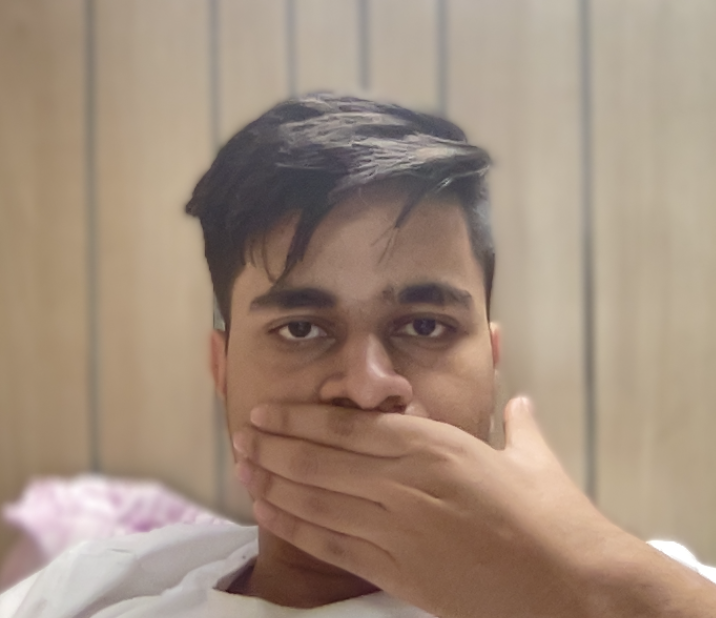
#> input picture Face Recognition Model 1/TestImages/test4.jpg, 716 x 618 px, given as the content of the folder trainingImages, which was not available
$ jupyter execute --allow-errors 'Face Recognition Assignment Final.ipynb'   (shell and % lines are left out)
#> lines starting #> are read from the running program, lines starting #| are printed output that depends on the picture; pictures that were not available may be replaced by others from this repository, and a replacement may not be noted
### Face Recognition Model 1/faceRecognition.py
import cv2
import os
import numpy as np

#This module contains all common functions that are called in tester.py file


#Given an image below function returns rectangle for face detected alongwith gray scale image
def faceDetection(test_img):
    gray_img=cv2.cvtColor(test_img,cv2.COLOR_BGR2GRAY)#convert color image to grayscale
    face_haar_cascade=cv2.CascadeClassifier('HaarCascade/haarcascade_frontalface_default.xml')#Load haar classifier
    faces=face_haar_cascade.detectMultiScale(gray_img,scaleFactor=1.32,minNeighbors=5)#detectMultiScale returns rectangles

    return faces,gray_img

#Given a directory below function returns part of gray_img which is face alongwith its label/ID
def labels_for_training_data(directory):
#> called with directory = 'trainingImages'
    faces=[]
    faceID=[]

    for path,subdirnames,filenames in os.walk(directory):
        for filename in filenames:
            if filename.startswith("."):
                print("Skipping system file")#Skipping files that startwith .
                continue

            id=os.path.basename(path)#fetching subdirectory names
            img_path=os.path.join(path,filename)#fetching image path
            print("img_path:",img_path)
            print("id:",id)
            test_img=cv2.imread(img_path)#loading each image one by one
#> test_img is the input picture: shape (618, 716, 3); mean B, G, R 125.6, 142.4, 162.7
            if test_img is None:
                print("Image not loaded properly")
                continue
            faces_rect,gray_img=faceDetection(test_img)#Calling faceDetection function to return faces detected in particular image
#> in faceDetection, `gray_img=cv2.cvtColor(test_img,cv2.COLOR_BGR2GRAY)#convert color image..`:
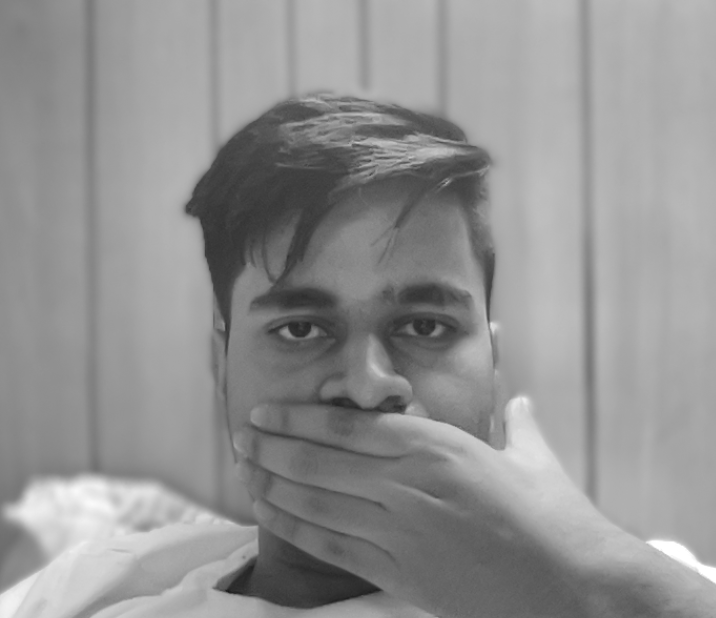
#> gray_img: shape (618, 716); min 22, max 255, mean 146.6
#> in faceDetection, `faces=face_haar_cascade.detectMultiScale(gray_img,scaleFactor=1.32,min..`: faces = [[191, 191, 333, 333]]
#> faces_rect = [[191, 191, 333, 333]]
            if len(faces_rect)!=1:
               continue #Since we are assuming only single person images are being fed to classifier
            (x,y,w,h)=faces_rect[0]
#> x = 191; y = 191; w = 333; h = 333
            roi_gray=gray_img[y:y+w,x:x+h]#cropping region of interest i.e. face area from grayscale image
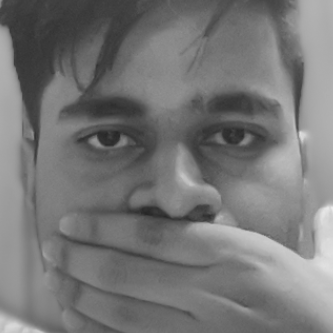
#> roi_gray: shape (333, 333); min 38, max 236, mean 118.1
            faces.append(roi_gray)
            faceID.append(int(id))
    return faces,faceID


#Below function trains haar classifier and takes faces,faceID returned by previous function as its arguments
# [4 lines left out: function train_classifier, not called in this run]

#Below function draws bounding boxes around detected face in image
def draw_rect(test_img,face):
    (x,y,w,h)=face
    cv2.rectangle(test_img,(x,y),(x+w,y+h),(255,0,0),thickness=5)

#Below function writes name of person for detected label
def put_text(test_img,text,x,y):
    cv2.putText(test_img,text,(x,y),cv2.FONT_HERSHEY_DUPLEX,2,(255,0,0),4)

### Face Recognition Model 1/Face Recognition Assignment Final.ipynb
[cell 1]
from sklearn.metrics import confusion_matrix
from sklearn.metrics import accuracy_score
import cv2
import os
import numpy as np
from scipy import rand
import faceRecognition as fr

pred = []
# Comment belows lines when running this program second time.Since it saves training.yml file in directory
#> (the rest of this cell did not finish here and is left out)

$ run again, on Face Recognition Model 1/TestImages/test5.jpg
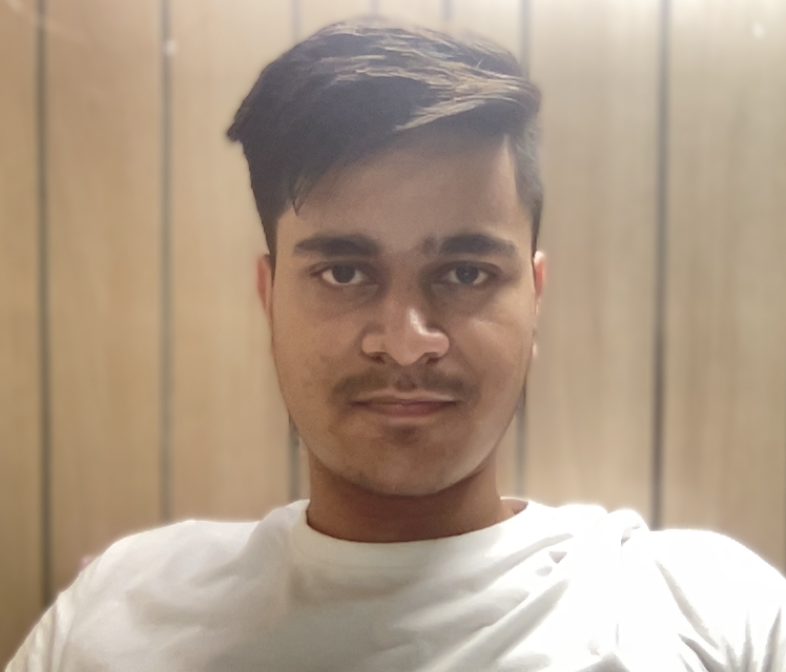
#> input picture Face Recognition Model 1/TestImages/test5.jpg, 786 x 672 px, given as the content of the folder trainingImages, which was not available
#> in labels_for_training_data, test_img is the input picture: shape (672, 786, 3); mean B, G, R 137.7, 157.2, 176.8
#> in faceDetection, `gray_img=cv2.cvtColor(test_img,cv2.COLOR_BGR2GRAY)#convert color image..`:
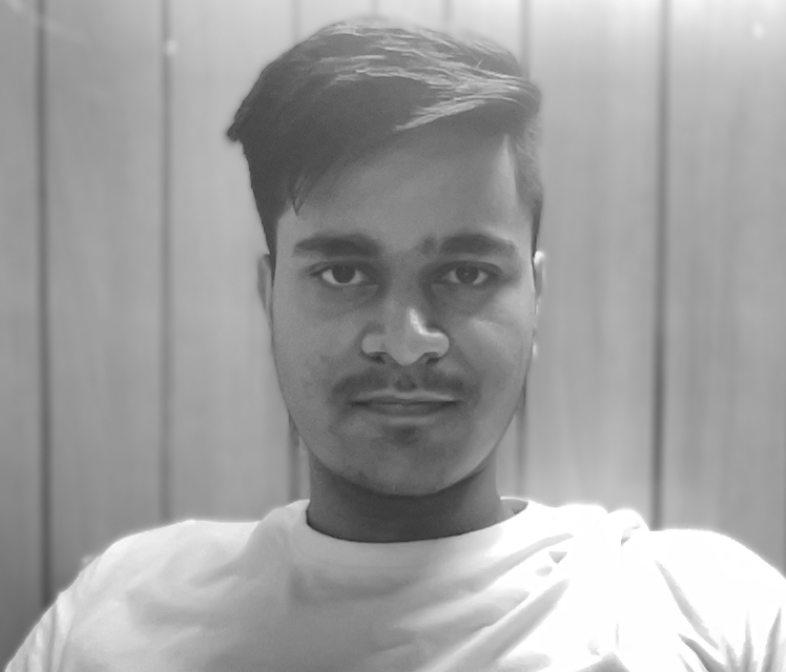
#> gray_img: shape (672, 786); min 46, max 255, mean 160.8
#> faces = [[232, 149, 338, 338]]
#> x = 232; y = 149; w = 338
#> in labels_for_training_data, `roi_gray=gray_img[y:y+w,x:x+h]#cropping region of interest i.e. face a..`:
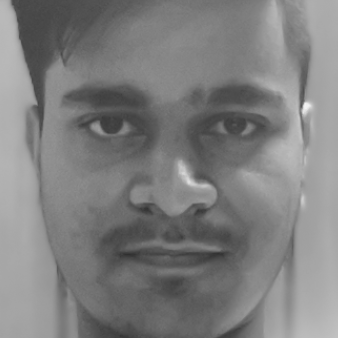
#> roi_gray: shape (338, 338); min 47, max 243, mean 126.4

$ run again, on Face Recognition Model 1/TestImages/test6.jpg
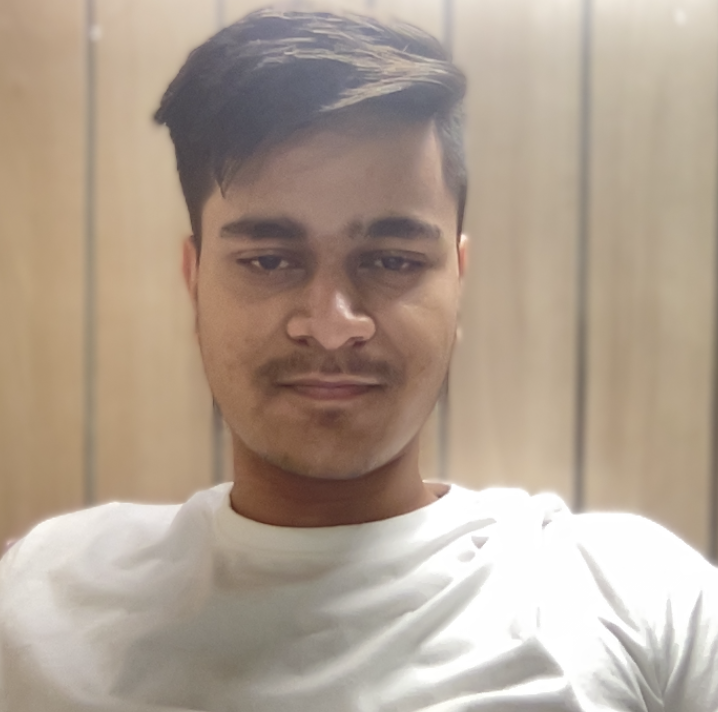
#> input picture Face Recognition Model 1/TestImages/test6.jpg, 718 x 712 px, given as the content of the folder trainingImages, which was not available
#> in labels_for_training_data, test_img is the input picture: shape (712, 718, 3); mean B, G, R 145.2, 160.3, 176.2
#> in faceDetection, `gray_img=cv2.cvtColor(test_img,cv2.COLOR_BGR2GRAY)#convert color image..`:
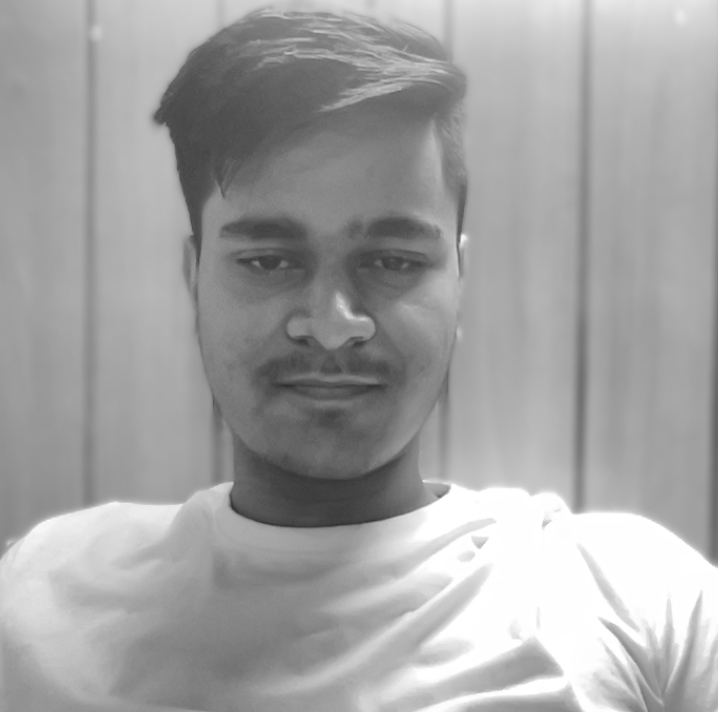
#> gray_img: shape (712, 718); min 45, max 255, mean 163.3
#> faces = [[157, 138, 337, 337]]
#> x = 157; y = 138; w = 337
#> in labels_for_training_data, `roi_gray=gray_img[y:y+w,x:x+h]#cropping region of interest i.e. face a..`:
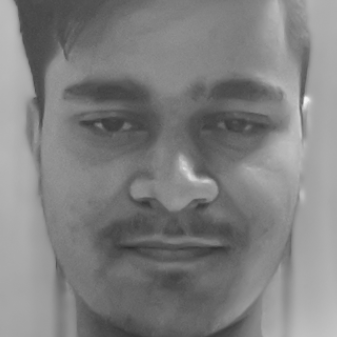
#> roi_gray: shape (337, 337); min 45, max 245, mean 127.8
